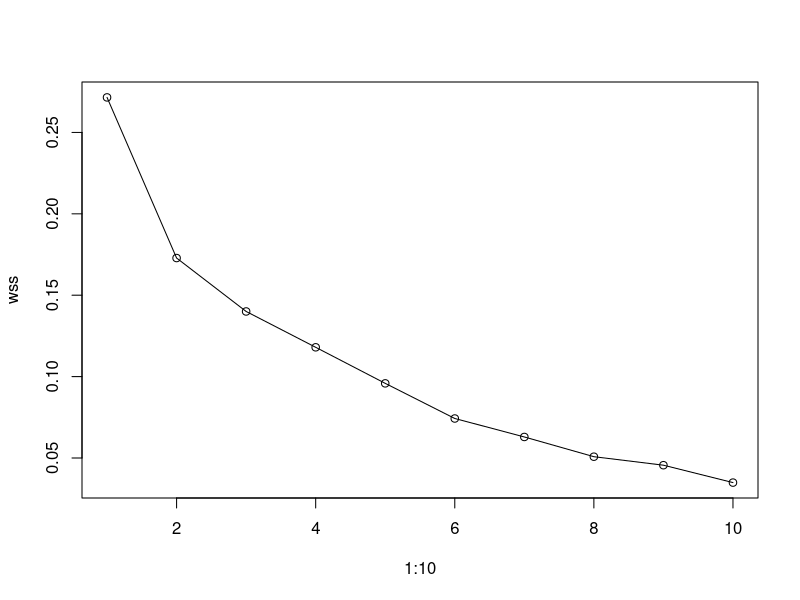
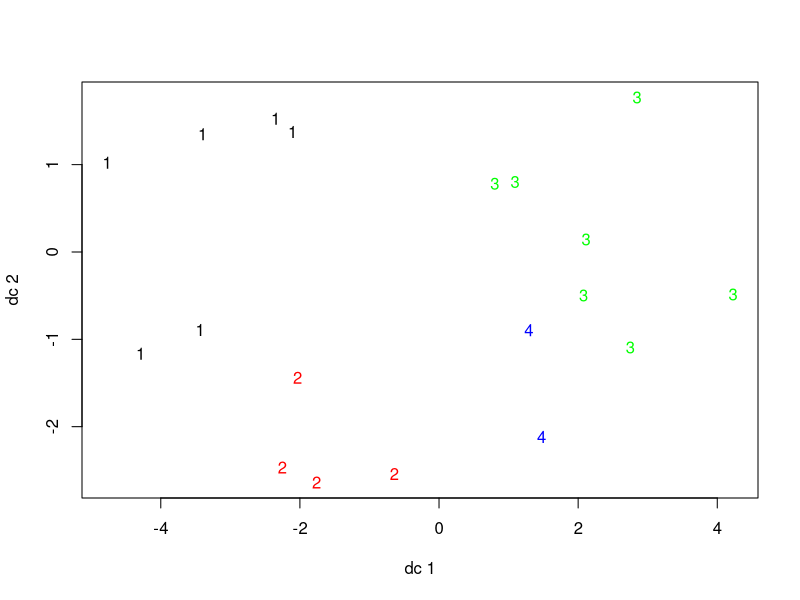

R code for these plots, in order:
genres<- read.csv("embedding.csv")
genres
library(fpc)


## optimal k
wss<- NULL
for (i in 1:10){
  fit1=kmeans(genres[,-1],centers = i)
  wss=c(wss, fit1$tot.withinss)
}

plot(1:10, wss, type = "o")

fit=kmeans(genres[,-1],4)
plotcluster(genres[,-1], fit$cluster)


#subsample
subsample <- list()

for(i in 1:4){
  subsample[[i]]<- genres[fit$cluster==i,]
}
subsample[[4]]
